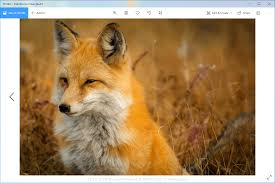
#> input picture Practica 1/Imagenes/zorro.tiff, 275 x 183 px
$ python Ej1.py
#> lines starting #> are read from the running program, lines starting #| are printed output that depends on the picture
import cv2
import numpy as np
import matplotlib.pyplot as plt
from mpl_toolkits.mplot3d import Axes3D
import os

def redimensionar_imagen(img, size=(256, 256)):
    """
    Redimensiona una imagen al tamaño especificado
    """
    return cv2.resize(img, size, interpolation=cv2.INTER_CUBIC)

def mostrar_imagenes(imagenes, titulos):
    """
    Muestra múltiples imágenes en una fila
    """
    n = len(imagenes)
    plt.figure(figsize=(15, 5))

    for i in range(n):
        plt.subplot(1, n, i+1)
        if len(imagenes[i].shape) == 2:  # Imagen en escala de grises
            plt.imshow(imagenes[i], cmap='gray')
        else:  # Imagen en color
            plt.imshow(cv2.cvtColor(imagenes[i], cv2.COLOR_BGR2RGB))
        plt.title(titulos[i])
        plt.axis('off')

    plt.tight_layout()
    plt.show()

# Definir la ruta de las imágenes relativa al directorio del script
script_dir = os.path.dirname(os.path.abspath(__file__))
dirimg = os.path.join(script_dir, "Imagenes")

# 1. Leer las imágenes (usar rutas absolutas para evitar problemas de cwd)
img1_path = os.path.join(dirimg, "zorro.tiff")
img2_path = os.path.join(dirimg, "fish.gif")
img1 = cv2.imread(img1_path, cv2.IMREAD_GRAYSCALE)
#> img1: shape (183, 275); min 0, max 255, mean 145.3
img2 = cv2.imread(img2_path, cv2.IMREAD_GRAYSCALE)
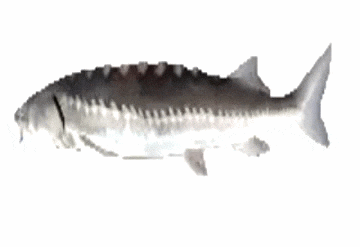
#> input picture Practica 1/Imagenes/fish.gif, 360 x 247 px
#> img2: shape (247, 360); min 8, max 254, mean 228.7

if img1 is None or img2 is None:
    print("Error: No se pudieron cargar las imágenes")
    exit()

# 2. Redimensionar ambas imágenes a 256x256
img1_resized = redimensionar_imagen(img1)
img2_resized = redimensionar_imagen(img2)

# Crear una figura con todos los resultados
plt.figure(figsize=(15, 10))

# Imágenes originales
plt.subplot(231)
plt.imshow(img1_resized, cmap='gray')
plt.title('Imagen 1 (zorro)')
plt.axis('off')

plt.subplot(232)
plt.imshow(img2_resized, cmap='gray')
plt.title('Imagen 2 (pez)')
plt.axis('off')

# Suma
suma = cv2.add(img1_resized, img2_resized)
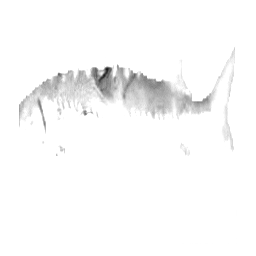
#> suma: shape (256, 256); min 24, max 255, mean 249.5
plt.subplot(233)
plt.imshow(suma, cmap='gray')
plt.title('Suma')
plt.axis('off')

# Resta
resta = cv2.subtract(img1_resized, img2_resized)
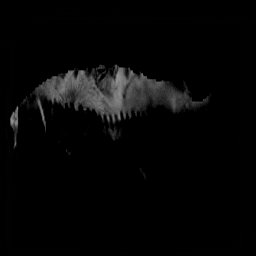
#> resta: shape (256, 256); min 0, max 149, mean 6.4
plt.subplot(234)
plt.imshow(resta, cmap='gray')
plt.title('Resta')
plt.axis('off')

# Multiplicación (normalizada)
mult = cv2.multiply(img1_resized, img2_resized, scale=1/255)
plt.subplot(235)
plt.imshow(mult, cmap='gray')
plt.title('Multiplicación')
plt.axis('off')

# Combinación lineal
img1_scaled = cv2.multiply(img1_resized.astype(float), 1.8)
img2_scaled = cv2.multiply(img2_resized.astype(float), 1.2)
combinacion = img1_scaled - img2_scaled + 128
combinacion = np.clip(combinacion, 0, 255).astype(np.uint8)
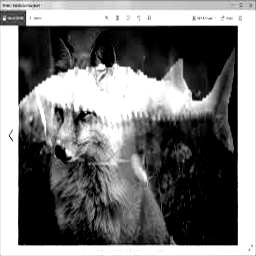
#> combinacion: shape (256, 256); min 0, max 255, mean 118.4

plt.subplot(236)
plt.imshow(combinacion, cmap='gray')
plt.title('Combinación Lineal\n(1.8*IMG1 - 1.2*IMG2 + 128)')
plt.axis('off')

plt.tight_layout()
plt.show()

# Guardar resultados
cv2.imwrite('resultado_suma.jpg', suma)
cv2.imwrite('resultado_resta.jpg', resta)
cv2.imwrite('resultado_multiplicacion.jpg', mult)
cv2.imwrite('resultado_combinacion.jpg', combinacion)

# Visualización 3D de la imagen
def visualizar_3d(imagen, titulo):
    # Crear una malla de coordenadas
    y, x = np.mgrid[0:imagen.shape[0], 0:imagen.shape[1]]

    # Crear la figura 3D
    fig = plt.figure(figsize=(10, 8))
    ax = fig.add_subplot(111, projection='3d')

    # Crear el mapa de superficie
    surf = ax.plot_surface(x, y, imagen, cmap='viridis')

    # Añadir barra de color
    fig.colorbar(surf)

    # Configurar la visualización
    ax.set_title(titulo)
    ax.set_xlabel('X')
    ax.set_ylabel('Y')
    ax.set_zlabel('Intensidad')

    plt.show()

    # Crear también una visualización con contourf
    plt.figure(figsize=(10, 8))
    plt.contourf(x, y, imagen, levels=20, cmap='viridis')
    plt.colorbar(label='Intensidad')
    plt.title(f'{titulo} (Mapa de contorno)')
    plt.xlabel('X')
    plt.ylabel('Y')
    plt.show()

# Visualizar la primera imagen en 3D (redimensionada para mejor rendimiento)
img_small = cv2.resize(img1_resized, (128, 128))
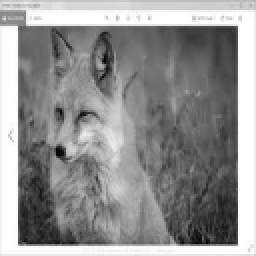
#> img_small: shape (128, 128) (shown 2 times larger); min 1, max 255, mean 145.3
visualizar_3d(img_small, 'Visualización 3D de la imagen')
#> in visualizar_3d, `surf = ax.plot_surface(x, y, imagen, cmap='viridis')`:
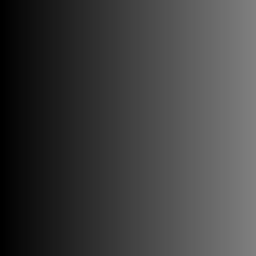
#> x: shape (128, 128) int64 (shown 2 times larger); min 0, max 127, mean 63.5
#> in visualizar_3d, `plt.show()`:
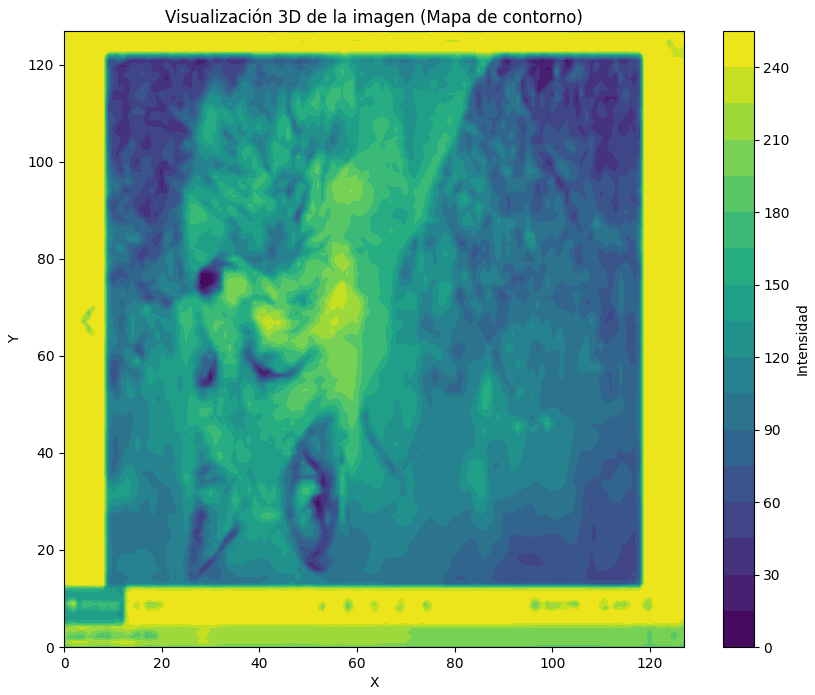
#> figure drawn by matplotlib, 2 panels
cv2.imwrite('resultado_resta.jpg', resta)
cv2.imwrite('resultado_multiplicacion.jpg', mult)
cv2.imwrite('resultado_combinacion.jpg', combinacion)

# Visualización 3D de la imagen
def visualizar_3d(imagen, titulo):
    # Crear una malla de coordenadas
    y, x = np.mgrid[0:imagen.shape[0], 0:imagen.shape[1]]

    # Crear la figura 3D
    fig = plt.figure(figsize=(10, 8))
    ax = fig.add_subplot(111, projection='3d')

    # Crear el mapa de contorno
    surf = ax.plot_surface(x, y, imagen, cmap='viridis')

    # Añadir barra de color
    fig.colorbar(surf)

    # Configurar la visualización
    ax.set_title(titulo)
    ax.set_xlabel('X')
    ax.set_ylabel('Y')
    ax.set_zlabel('Intensidad')

    plt.show()

    # Crear también una visualización con contourf
    plt.figure(figsize=(10, 8))
    plt.contourf(x, y, imagen, levels=20, cmap='viridis')
    plt.colorbar(label='Intensidad')
    plt.title(f'{titulo} (Mapa de contorno)')
    plt.xlabel('X')
    plt.ylabel('Y')
    plt.show()

# Visualizar la primera imagen en 3D (redimensionada para mejor rendimiento)
img_small = cv2.resize(img1_resized, (128, 128))
visualizar_3d(img_small, 'Visualización 3D de la imagen')
